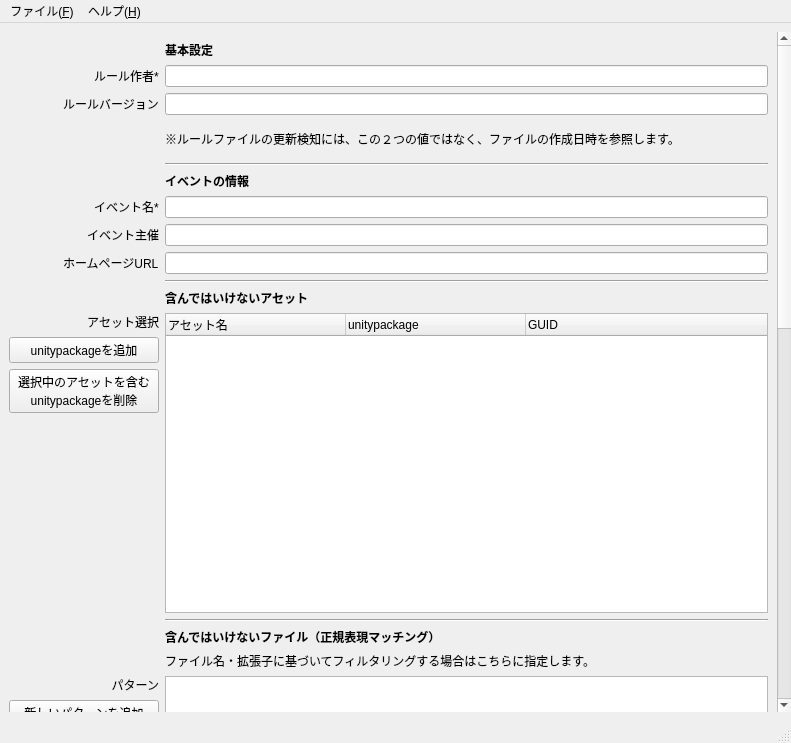
<?xml version="1.0" encoding="UTF-8"?>
<ui version="4.0">
 <class>MainWindow</class>
 <widget class="QMainWindow" name="MainWindow">
  <property name="geometry">
   <rect>
    <x>0</x>
    <y>0</y>
    <width>791</width>
    <height>743</height>
   </rect>
  </property>
  <property name="windowTitle">
   <string>MainWindow</string>
  </property>
  <widget class="QWidget" name="centralwidget">
   <layout class="QVBoxLayout" name="verticalLayout">
    <property name="leftMargin">
     <number>0</number>
    </property>
    <property name="topMargin">
     <number>9</number>
    </property>
    <property name="rightMargin">
     <number>0</number>
    </property>
    <property name="bottomMargin">
     <number>9</number>
    </property>
    <item>
     <widget class="QScrollArea" name="scrollArea">
      <property name="frameShape">
       <enum>QFrame::NoFrame</enum>
      </property>
      <property name="frameShadow">
       <enum>QFrame::Plain</enum>
      </property>
      <property name="widgetResizable">
       <bool>true</bool>
      </property>
      <property name="alignment">
       <set>Qt::AlignLeading|Qt::AlignLeft|Qt::AlignVCenter</set>
      </property>
      <widget class="QWidget" name="scrollAreaWidgetContents">
       <property name="geometry">
        <rect>
         <x>0</x>
         <y>0</y>
         <width>774</width>
         <height>1501</height>
        </rect>
       </property>
       <layout class="QFormLayout" name="formLayout">
        <property name="labelAlignment">
         <set>Qt::AlignRight|Qt::AlignTrailing|Qt::AlignVCenter</set>
        </property>
        <property name="leftMargin">
         <number>9</number>
        </property>
        <property name="topMargin">
         <number>9</number>
        </property>
        <property name="rightMargin">
         <number>9</number>
        </property>
        <property name="bottomMargin">
         <number>9</number>
        </property>
        <item row="0" column="1">
         <widget class="QLabel" name="label_2">
          <property name="font">
           <font>
            <weight>75</weight>
            <bold>true</bold>
           </font>
          </property>
          <property name="text">
           <string>基本設定</string>
          </property>
         </widget>
        </item>
        <item row="1" column="0">
         <widget class="QLabel" name="label">
          <property name="text">
           <string>ルール作者*</string>
          </property>
         </widget>
        </item>
        <item row="1" column="1">
         <widget class="QLineEdit" name="tbRuleAuthor"/>
        </item>
        <item row="4" column="0">
         <widget class="QLabel" name="label_4">
          <property name="text">
           <string>ルールバージョン</string>
          </property>
         </widget>
        </item>
        <item row="4" column="1">
         <widget class="QLineEdit" name="tbRuleVersion"/>
        </item>
        <item row="5" column="1">
         <widget class="QLabel" name="label_5">
          <property name="sizePolicy">
           <sizepolicy hsizetype="MinimumExpanding" vsizetype="Preferred">
            <horstretch>0</horstretch>
            <verstretch>0</verstretch>
           </sizepolicy>
          </property>
          <property name="text">
           <string>※ルールファイルの更新検知には、この２つの値ではなく、ファイルの作成日時を参照します。</string>
          </property>
          <property name="scaledContents">
           <bool>false</bool>
          </property>
          <property name="wordWrap">
           <bool>true</bool>
          </property>
         </widget>
        </item>
        <item row="6" column="1">
         <widget class="Line" name="line">
          <property name="orientation">
           <enum>Qt::Horizontal</enum>
          </property>
         </widget>
        </item>
        <item row="7" column="1">
         <widget class="QLabel" name="label_3">
          <property name="font">
           <font>
            <weight>75</weight>
            <bold>true</bold>
           </font>
          </property>
          <property name="text">
           <string>イベントの情報</string>
          </property>
         </widget>
        </item>
        <item row="8" column="0">
         <widget class="QLabel" name="label_6">
          <property name="text">
           <string>イベント名*</string>
          </property>
         </widget>
        </item>
        <item row="8" column="1">
         <widget class="QLineEdit" name="tbEventName"/>
        </item>
        <item row="9" column="0">
         <widget class="QLabel" name="label_7">
          <property name="text">
           <string>イベント主催</string>
          </property>
         </widget>
        </item>
        <item row="9" column="1">
         <widget class="QLineEdit" name="tbEventAuthor"/>
        </item>
        <item row="11" column="0">
         <widget class="QLabel" name="label_8">
          <property name="text">
           <string>ホームページURL</string>
          </property>
         </widget>
        </item>
        <item row="11" column="1">
         <widget class="QLineEdit" name="tbHomepageUrl"/>
        </item>
        <item row="12" column="1">
         <widget class="Line" name="line_2">
          <property name="orientation">
           <enum>Qt::Horizontal</enum>
          </property>
         </widget>
        </item>
        <item row="13" column="1">
         <widget class="QLabel" name="label_9">
          <property name="font">
           <font>
            <weight>75</weight>
            <bold>true</bold>
           </font>
          </property>
          <property name="text">
           <string>含んではいけないアセット</string>
          </property>
         </widget>
        </item>
        <item row="14" column="0">
         <layout class="QVBoxLayout" name="verticalLayout_2">
          <item>
           <widget class="QLabel" name="label_10">
            <property name="minimumSize">
             <size>
              <width>150</width>
              <height>0</height>
             </size>
            </property>
            <property name="text">
             <string>アセット選択</string>
            </property>
            <property name="alignment">
             <set>Qt::AlignRight|Qt::AlignTrailing|Qt::AlignVCenter</set>
            </property>
           </widget>
          </item>
          <item>
           <widget class="QPushButton" name="IncludesBlacklist_AddPkg">
            <property name="text">
             <string>unitypackageを追加</string>
            </property>
           </widget>
          </item>
          <item>
           <widget class="QPushButton" name="IncludesBlacklist_DelPkg">
            <property name="text">
             <string>選択中のアセットを含む
unitypackageを削除</string>
            </property>
           </widget>
          </item>
          <item>
           <spacer name="verticalSpacer">
            <property name="orientation">
             <enum>Qt::Vertical</enum>
            </property>
            <property name="sizeHint" stdset="0">
             <size>
              <width>20</width>
              <height>40</height>
             </size>
            </property>
           </spacer>
          </item>
         </layout>
        </item>
        <item row="14" column="1">
         <widget class="QTreeWidget" name="IncludesBlacklist_tw">
          <property name="minimumSize">
           <size>
            <width>0</width>
            <height>300</height>
           </size>
          </property>
          <property name="tabKeyNavigation">
           <bool>true</bool>
          </property>
          <property name="selectionBehavior">
           <enum>QAbstractItemView::SelectRows</enum>
          </property>
          <attribute name="headerDefaultSectionSize">
           <number>180</number>
          </attribute>
          <column>
           <property name="text">
            <string>アセット名</string>
           </property>
          </column>
          <column>
           <property name="text">
            <string>unitypackage</string>
           </property>
          </column>
          <column>
           <property name="text">
            <string>GUID</string>
           </property>
          </column>
         </widget>
        </item>
        <item row="15" column="1">
         <widget class="Line" name="line_3">
          <property name="orientation">
           <enum>Qt::Horizontal</enum>
          </property>
         </widget>
        </item>
        <item row="16" column="1">
         <widget class="QLabel" name="label_11">
          <property name="font">
           <font>
            <weight>75</weight>
            <bold>true</bold>
           </font>
          </property>
          <property name="text">
           <string>含んではいけないファイル（正規表現マッチング）</string>
          </property>
         </widget>
        </item>
        <item row="18" column="0">
         <layout class="QVBoxLayout" name="verticalLayout_3" stretch="0,0,0,0">
          <property name="sizeConstraint">
           <enum>QLayout::SetDefaultConstraint</enum>
          </property>
          <item>
           <widget class="QLabel" name="label_12">
            <property name="minimumSize">
             <size>
              <width>150</width>
              <height>0</height>
             </size>
            </property>
            <property name="text">
             <string>パターン</string>
            </property>
            <property name="alignment">
             <set>Qt::AlignRight|Qt::AlignTrailing|Qt::AlignVCenter</set>
            </property>
           </widget>
          </item>
          <item>
           <widget class="QPushButton" name="pushButton_13">
            <property name="text">
             <string>新しいパターンを追加</string>
            </property>
           </widget>
          </item>
          <item>
           <widget class="QPushButton" name="pushButton_14">
            <property name="text">
             <string>選択を削除</string>
            </property>
           </widget>
          </item>
          <item>
           <spacer name="verticalSpacer_2">
            <property name="orientation">
             <enum>Qt::Vertical</enum>
            </property>
            <property name="sizeHint" stdset="0">
             <size>
              <width>20</width>
              <height>40</height>
             </size>
            </property>
           </spacer>
          </item>
         </layout>
        </item>
        <item row="18" column="1">
         <widget class="QListWidget" name="listWidget"/>
        </item>
        <item row="19" column="1">
         <widget class="Line" name="line_4">
          <property name="orientation">
           <enum>Qt::Horizontal</enum>
          </property>
         </widget>
        </item>
        <item row="20" column="1">
         <widget class="QLabel" name="label_13">
          <property name="font">
           <font>
            <weight>75</weight>
            <bold>true</bold>
           </font>
          </property>
          <property name="text">
           <string>改変可能な共通アセット</string>
          </property>
         </widget>
        </item>
        <item row="22" column="0">
         <layout class="QVBoxLayout" name="verticalLayout_4">
          <item>
           <widget class="QLabel" name="label_14">
            <property name="minimumSize">
             <size>
              <width>150</width>
              <height>0</height>
             </size>
            </property>
            <property name="text">
             <string>アセット選択</string>
            </property>
            <property name="alignment">
             <set>Qt::AlignRight|Qt::AlignTrailing|Qt::AlignVCenter</set>
            </property>
           </widget>
          </item>
          <item>
           <widget class="QPushButton" name="pushButton_15">
            <property name="text">
             <string>選択中のアセットを含む
unitypackageを削除</string>
            </property>
           </widget>
          </item>
          <item>
           <widget class="QPushButton" name="pushButton_16">
            <property name="text">
             <string>unitypackageを追加</string>
            </property>
           </widget>
          </item>
          <item>
           <spacer name="verticalSpacer_3">
            <property name="orientation">
             <enum>Qt::Vertical</enum>
            </property>
            <property name="sizeHint" stdset="0">
             <size>
              <width>20</width>
              <height>40</height>
             </size>
            </property>
           </spacer>
          </item>
         </layout>
        </item>
        <item row="22" column="1">
         <widget class="QTreeWidget" name="treeWidget_2">
          <property name="minimumSize">
           <size>
            <width>0</width>
            <height>300</height>
           </size>
          </property>
          <property name="tabKeyNavigation">
           <bool>true</bool>
          </property>
          <property name="selectionBehavior">
           <enum>QAbstractItemView::SelectRows</enum>
          </property>
          <attribute name="headerDefaultSectionSize">
           <number>180</number>
          </attribute>
          <column>
           <property name="text">
            <string>アセット名</string>
           </property>
          </column>
          <column>
           <property name="text">
            <string>unitypackage</string>
           </property>
          </column>
          <column>
           <property name="text">
            <string>GUID</string>
           </property>
          </column>
         </widget>
        </item>
        <item row="23" column="1">
         <widget class="Line" name="line_5">
          <property name="orientation">
           <enum>Qt::Horizontal</enum>
          </property>
         </widget>
        </item>
        <item row="24" column="1">
         <widget class="QLabel" name="label_15">
          <property name="font">
           <font>
            <weight>75</weight>
            <bold>true</bold>
           </font>
          </property>
          <property name="text">
           <string>共通で用意するアセット</string>
          </property>
         </widget>
        </item>
        <item row="26" column="1">
         <widget class="QTreeWidget" name="treeWidget_3">
          <property name="minimumSize">
           <size>
            <width>0</width>
            <height>300</height>
           </size>
          </property>
          <property name="tabKeyNavigation">
           <bool>true</bool>
          </property>
          <property name="selectionBehavior">
           <enum>QAbstractItemView::SelectRows</enum>
          </property>
          <attribute name="headerDefaultSectionSize">
           <number>180</number>
          </attribute>
          <column>
           <property name="text">
            <string>アセット名</string>
           </property>
          </column>
          <column>
           <property name="text">
            <string>unitypackage</string>
           </property>
          </column>
          <column>
           <property name="text">
            <string>GUID</string>
           </property>
          </column>
         </widget>
        </item>
        <item row="26" column="0">
         <layout class="QVBoxLayout" name="verticalLayout_7">
          <item>
           <widget class="QLabel" name="label_18">
            <property name="minimumSize">
             <size>
              <width>150</width>
              <height>0</height>
             </size>
            </property>
            <property name="text">
             <string>アセット選択</string>
            </property>
            <property name="alignment">
             <set>Qt::AlignRight|Qt::AlignTrailing|Qt::AlignVCenter</set>
            </property>
           </widget>
          </item>
          <item>
           <widget class="QPushButton" name="pushButton_21">
            <property name="text">
             <string>選択中のアセットを含む
unitypackageを削除</string>
            </property>
           </widget>
          </item>
          <item>
           <widget class="QPushButton" name="pushButton_22">
            <property name="text">
             <string>unitypackageを追加</string>
            </property>
           </widget>
          </item>
          <item>
           <spacer name="verticalSpacer_6">
            <property name="orientation">
             <enum>Qt::Vertical</enum>
            </property>
            <property name="sizeHint" stdset="0">
             <size>
              <width>20</width>
              <height>40</height>
             </size>
            </property>
           </spacer>
          </item>
         </layout>
        </item>
        <item row="25" column="1">
         <widget class="QLabel" name="label_19">
          <property name="text">
           <string>「改変可能な共通アセット」と重複して指定してください。</string>
          </property>
         </widget>
        </item>
        <item row="21" column="1">
         <widget class="QLabel" name="label_20">
          <property name="text">
           <string>改変されている場合のみフォルダ内へ残します。</string>
          </property>
         </widget>
        </item>
        <item row="17" column="1">
         <widget class="QLabel" name="label_21">
          <property name="text">
           <string>ファイル名・拡張子に基づいてフィルタリングする場合はこちらに指定します。</string>
          </property>
         </widget>
        </item>
       </layout>
      </widget>
     </widget>
    </item>
   </layout>
  </widget>
  <widget class="QMenuBar" name="menubar">
   <property name="geometry">
    <rect>
     <x>0</x>
     <y>0</y>
     <width>791</width>
     <height>21</height>
    </rect>
   </property>
   <widget class="QMenu" name="menu_F">
    <property name="title">
     <string>ファイル(&amp;F)</string>
    </property>
    <addaction name="actionOpen"/>
    <addaction name="actionSave"/>
    <addaction name="separator"/>
    <addaction name="actionExport_E"/>
    <addaction name="separator"/>
    <addaction name="actionExit"/>
   </widget>
   <widget class="QMenu" name="menu_H">
    <property name="title">
     <string>ヘルプ(&amp;H)</string>
    </property>
    <addaction name="actionGithub"/>
    <addaction name="actionDocument"/>
   </widget>
   <addaction name="menu_F"/>
   <addaction name="menu_H"/>
  </widget>
  <widget class="QStatusBar" name="statusbar"/>
  <action name="actionOpen">
   <property name="text">
    <string>開く(&amp;O)</string>
   </property>
   <property name="shortcut">
    <string>Ctrl+O</string>
   </property>
  </action>
  <action name="actionSave">
   <property name="text">
    <string>保存(&amp;S)</string>
   </property>
   <property name="shortcut">
    <string>Ctrl+S</string>
   </property>
  </action>
  <action name="actionExit">
   <property name="text">
    <string>終了(&amp;X)</string>
   </property>
  </action>
  <action name="actionGithub">
   <property name="text">
    <string>githubを開く</string>
   </property>
  </action>
  <action name="actionDocument">
   <property name="text">
    <string>使い方を開く</string>
   </property>
  </action>
  <action name="actionExport_E">
   <property name="text">
    <string>ルールファイルを出力(&amp;E)</string>
   </property>
  </action>
 </widget>
 <resources/>
 <connections/>
</ui>
